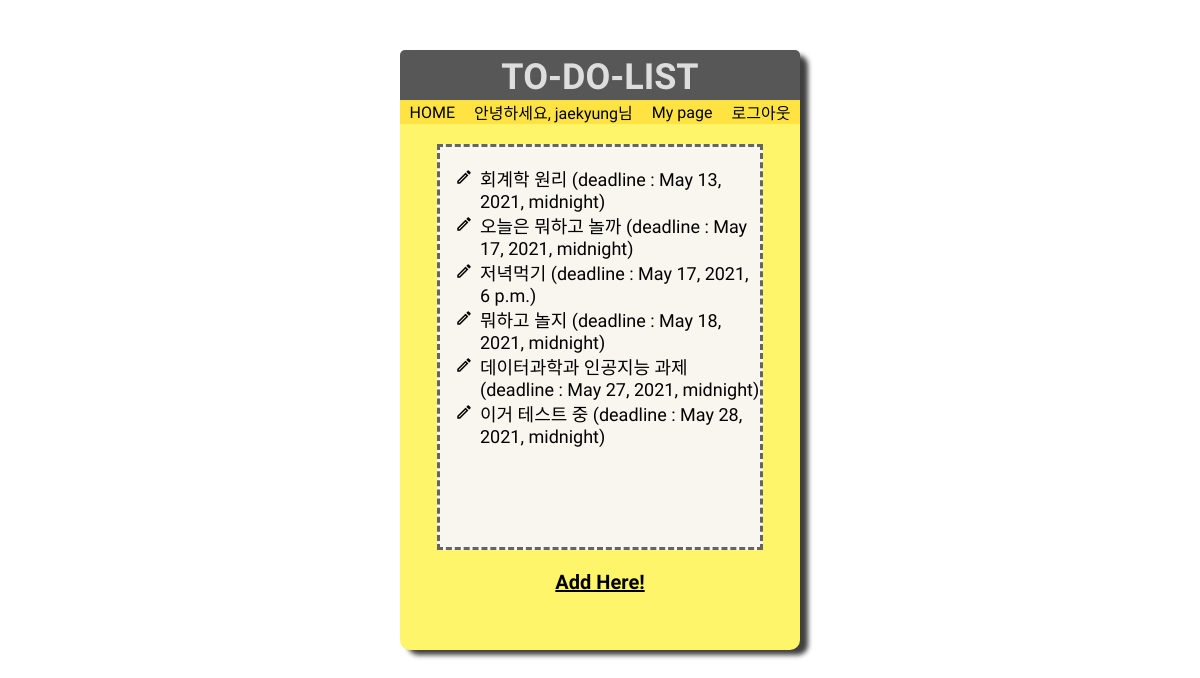
Screenshot of / (signed in) with the database file from the repository.
### app/models.py (models this page shows, shortened)
class Post(models.Model):
    title = models.CharField(max_length=200)
    content = models.TextField()
    deadline = models.DateTimeField(null= True, blank = True)
    author = models.ForeignKey(User, on_delete=models.CASCADE, related_name = 'posts', null = True, default= None)

### app/views.py (the view)
# urls.py: 2. Add a URL to urlpatterns:  path('', views.home, name='home')
def home(request):
    posts = Post.objects.all().order_by('deadline')
    return render(request, 'home.html', {'posts': posts})

### app/templates/home.html (shortened to what this page needs)
<!DOCTYPE html>
<html lang="en">
<head>
    {% load static %}
    <link rel="stylesheet" type ="text/css" href = "{% static 'home.css' %}">
</head>
<body>
    <div class = "container">
        <div class = "title">
            <h1>TO-DO-LIST</h1>
        </div>
        <div class = "nav-bar">
            <a class = "nav-item" href ="{% url 'home' %}">HOME</a>
            {% if user.is_authenticated %}
            <a class = "nav-item">안녕하세요, {{ user.username }}님</a>
            <a class = "nav-item" href="{% url 'mypage' %}">My page</a>
            <a class = "nav-item" href = "{% url 'logout' %}">로그아웃</a>
            {% else %}
            <a claee = "nav-item" href = "{% url 'login' %}">로그인</a>
            <a class = "nav-item" href = "{% url 'signup' %}">회원가입</a>
            <a class = "nav-item">로그아웃</a>
            {% endif %}
        </div>
        <div class = detail>
            <ul>
                {% for	post in	posts	%}
                <li class = list>
                    <a href="{% url 'detail' post.pk %}">{{post.title}}</a>
                    (deadline : {{post.deadline}})
                </li>
                {%	endfor %}
            </ul>
        </div>
        <div class = bottom>
        <a class = "new" href="{%	url 'new' %}"> Add Here! </a>
        </div>
    </div>
</body>
</html>

### app/static/home.css (style rules this page uses)
body { background-image: url('https://cdn.crowdpic.net/list-thumb/thumb_l_BD9725CBE59C9229B808928D5FEDA1EA.jpg'); font-family: 'Roboto', sans-serif; font-family: 'Do Hyeon', sans-serif; list-style-image: url('../../1x/outline_edit_black_18dp.png'); }
.container { margin-top: 50px; width:400px; height:600px; border: 0px solid gray; border-radius: 10px; margin-right: auto; margin-left: auto; box-shadow: 8px 5px 5px rgb(63, 63, 63); background-color: rgb(255, 245, 106); z-index: 1; }
.title { font-size: 18px; margin-left:0; margin-right:0; border-top-left-radius: 5px; border-top-right-radius: 5px; height: 50px; background-color: rgb(87, 87, 87); border:3px; z-index: 3; display: flex; color:rgb(221, 221, 221); }
h1 { padding-top: 10px; padding-bottom: 2px; margin-top: -4px; margin-right: auto; margin-left: auto; }
.detail { font-size: 18px;; margin-top: 20px; margin-right: auto; margin-left: auto; width: 320px; height: 400px; border: 3px dashed rgb(100, 100, 100); background-color: rgb(248, 246, 238); text-decoration: none; }
.bottom { margin-right: auto; margin-left: auto; text-align: center; margin-top: 20px; }
.new { color: black; text-decoration: underline; font-size: 20px; font-weight: 600; }
a { color: black; text-decoration-line: none; }
.nav-bar { width: 100%; background-color: #ffe343; display: flex; justify-content: space-around; align-items: center; }
.nav-item { color: black; text-decoration: none; }
::marker { list-style-image: url('../../1x/outline_edit_black_18dp.png'); }

### rows the page displays
Post: title "회계학 원리", deadline "May 13, 2021, midnight"
Post: title "오늘은 뭐하고 놀까", deadline "May 17, 2021, midnight"
Post: title "저녁먹기", deadline "May 17, 2021, 6 p.m."
Post: title "뭐하고 놀지", deadline "May 18, 2021, midnight"
Post: title "데이터과학과 인공지능 과제", deadline "May 27, 2021, midnight"
Post: title "이거 테스트 중", deadline "May 28, 2021, midnight"

### other values shown
{{ user.username }} "jaekyung"
